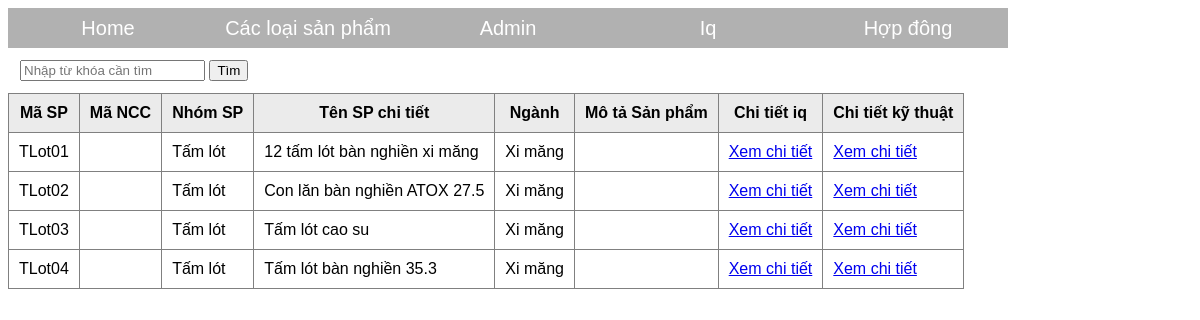
/tamlot.php, run on the app's committed database.
### tables this page shows
CREATE TABLE `sanpham` (
  `masp` varchar(255) NOT NULL,
  `mancc` varchar(255) NOT NULL,
  `nhomsp` varchar(255) NOT NULL,
  `tenspchitiet` varchar(255) NOT NULL,
  `nganh` varchar(255) NOT NULL,
  `motasanpham` varchar(255) NOT NULL
);

### tamlot.php (the view, shortened to what this page needs)
<?php
    $conn = mysqli_connect("localhost", "root", "", "dataapp3") or die("Không kết nối được cơ sở dữ liệu");
    if (isset($_GET['q']) && !empty($_GET['q'])) {
        $keyword = $_GET['q'];
        $sql = "SELECT * FROM sanpham WHERE masp LIKE '%$keyword%' OR mancc LIKE '%$keyword%' OR nhomsp LIKE '%$keyword%' OR tenspchitiet LIKE '%$keyword%' OR nganh LIKE '%$keyword%'";
    }else{
        $sql = "SELECT * FROM sanpham WHERE nhomsp = 'Tấm lót' ";
    }
    $result = mysqli_query($conn, $sql);
?>
<!DOCTYPE html>
<html>
<head>
    <link rel="stylesheet" type="text/css" href="style.css">
</head>
<body>
          <ul>
        <li><a href="index.php">Home</a></li>
        <li><a href="">Các loại sản phẩm</a>
        </li>
        <li><a href="">Admin</a>
        </li>
        <li><a href="iq.php">Iq</a></li>
        <li><a href="hopdong.php">Hợp đông</a></li>
    </ul>
    <table class="search-form" cellpadding="10">
        <tr>
            <td>
                <form action="" method="get">
                    <input type="text" name="q" placeholder="Nhập từ khóa cần tìm" value="<?php if(isset($_GET['q']))?>" />
                    <input type="submit" value="Tìm">
                </form>
            </td>
        </tr>
    </table>
    <table class="list" border="1" cellpadding="10">
          <tr>
            <th>Mã SP</th>
            <th>Mã NCC</th>
            <th>Nhóm SP</th>
            <th>Tên SP chi tiết</th>
            <th>Ngành</th>
            <th>Mô tả Sản phẩm</th>
            <th>Chi tiết iq</th>
            <th>Chi tiết kỹ thuật</th>
        </tr>
        <?php
           while ($row = mysqli_fetch_assoc($result)) {
            ?>
        <tr>
            <td><?php echo $row['masp']; ?></td>
            <td><?php echo $row['mancc']; ?></td>
            <td><?php echo $row['nhomsp']; ?></td>
            <td><?php echo $row['tenspchitiet']; ?></td>
            <td><?php echo $row['nganh']; ?></td>
            <td><?php echo $row['motasanpham']; ?></td>
                     <form action="" method="get">
            <td><a href="./chiTiet.php?idSP=<?php echo  $row['masp'] ?>" >Xem chi tiết</a></td>
        </form>
                    <form action="" method="get">
            <td><a href="./cttskt.php?idSPKT=<?php echo  $row['masp'] ?>" >Xem chi tiết</a></td>
        </form>
        </tr>
    <?php } ?>
    </table>
</body>
</html>

### style.css (style rules this page uses)
body { background: url(); background-size: cover; font-family: arial; }
ul { margin: 0; padding: 0; list-style: none; }
ul li { float: left; width: 200px; height: 40px; background-color: darkgrey; opacity: .9; line-height: 40px; text-align: center; font-size: 20px; }
ul li a { text-decoration: none; color: white; display: block; }

### tamlot.php (style rules this page uses)
.list { border-collapse: collapse; }
.list tr th { background: #ebebeb; }

### data on the page
sanpham: masp "TLot01", nhomsp "Tấm lót", tenspchitiet "12 tấm lót bàn nghiền xi măng", nganh "Xi măng"
sanpham: masp "TLot02", nhomsp "Tấm lót", tenspchitiet "Con lăn bàn nghiền ATOX 27.5", nganh "Xi măng"
sanpham: masp "TLot03", nhomsp "Tấm lót", tenspchitiet "Tấm lót cao su", nganh "Xi măng"
sanpham: masp "TLot04", nhomsp "Tấm lót", tenspchitiet "Tấm lót bàn nghiền 35.3", nganh "Xi măng"
